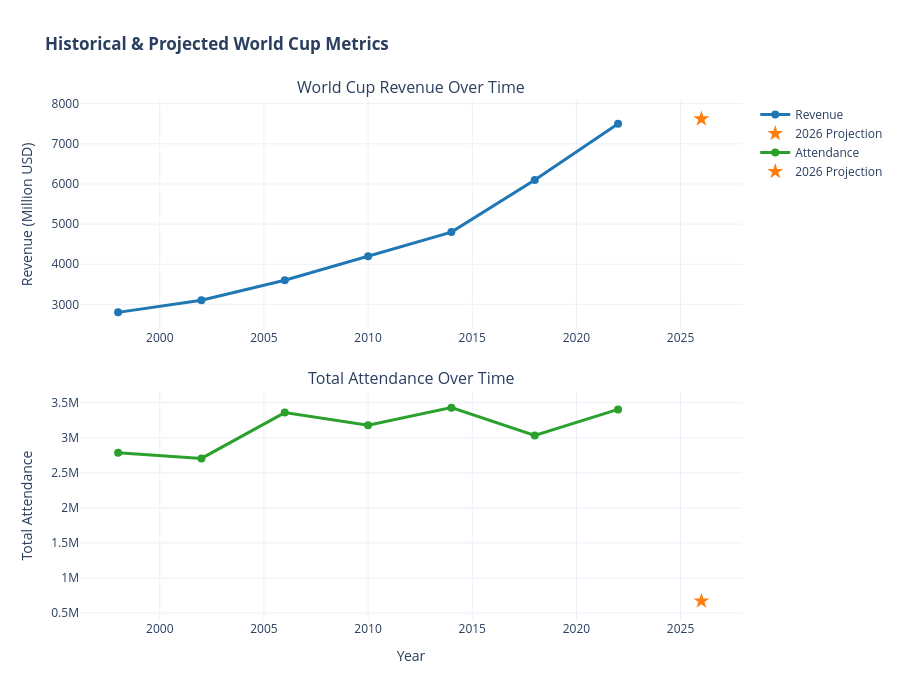

The notebook cell this image was saved under:
### Markdown cell above
## 1. Revenue & Attendance Timeline (Interactive)

### Code cell
# Prepare historical timeline
historical_sorted = historical_wc.sort_values('Year')

# Create interactive line chart
fig = make_subplots(
    rows=2, cols=1,
    subplot_titles=('World Cup Revenue Over Time', 'Total Attendance Over Time'),
    specs=[[{'secondary_y': False}], [{'secondary_y': False}]],
    vertical_spacing=0.12
)

# Revenue trend
fig.add_trace(
    go.Scatter(
        x=historical_sorted['Year'],
        y=historical_sorted['Revenue_Millions_USD'],
        mode='lines+markers',
        name='Revenue',
        line=dict(color='#1f77b4', width=3),
        marker=dict(size=8),
        hovertemplate='<b>%{x}</b><br>Revenue: $%{y:,.0f}M<extra></extra>'
    ),
    row=1, col=1
)

# Add 2026 projection
fig.add_trace(
    go.Scatter(
        x=[2026],
        y=[7621],
        mode='markers',
        name='2026 Projection',
        marker=dict(size=12, color='#ff7f0e', symbol='star'),
        hovertemplate='<b>2026 (Projected)</b><br>Revenue: $7,621M<extra></extra>'
    ),
    row=1, col=1
)

# Attendance trend
fig.add_trace(
    go.Scatter(
        x=historical_sorted['Year'],
        y=historical_sorted['Total_Attendance'],
        mode='lines+markers',
        name='Attendance',
        line=dict(color='#2ca02c', width=3),
        marker=dict(size=8),
        hovertemplate='<b>%{x}</b><br>Attendance: %{y:,.0f}<extra></extra>'
    ),
    row=2, col=1
)

# Add 2026 projection
fig.add_trace(
    go.Scatter(
        x=[2026],
        y=[670269],
        mode='markers',
        name='2026 Projection',
        marker=dict(size=12, color='#ff7f0e', symbol='star'),
        hovertemplate='<b>2026 (Projected)</b><br>Attendance: 670,269<extra></extra>'
    ),
    row=2, col=1
)

fig.update_xaxes(title_text='Year', row=2, col=1)
fig.update_yaxes(title_text='Revenue (Million USD)', row=1, col=1)
fig.update_yaxes(title_text='Total Attendance', row=2, col=1)

fig.update_layout(
    title='<b>Historical & Projected World Cup Metrics</b>',
    height=700,
    hovermode='x unified',
    template='plotly_white',
    showlegend=True
)

fig.show()
fig.write_html('../data/processed/01_historical_timeline.html')
print("✅ Timeline dashboard saved!")

### Figure 1 — Plotly figure (JSON) as saved in the notebook; plotly's stock layout.template omitted (floating-point values rounded to 4 significant figures)
{"data": [{"hovertemplate": "<b>%{x}</b><br>Revenue: $%{y:,.0f}M<extra></extra>", "line": {"color": "#1f77b4", "width": 3}, "marker": {"size": 8}, "mode": "lines+markers", "name": "Revenue", "type": "scatter", "x": [1998, 2002, 2006, 2010, 2014, 2018, 2022], "xaxis": "x", "y": [2800, 3100, 3600, 4200, 4800, 6100, 7500], "yaxis": "y"}, {"hovertemplate": "<b>2026 (Projected)</b><br>Revenue: $7,621M<extra></extra>", "marker": {"color": "#ff7f0e", "size": 12, "symbol": "star"}, "mode": "markers", "name": "2026 Projection", "type": "scatter", "x": [2026], "xaxis": "x", "y": [7621], "yaxis": "y"}, {"hovertemplate": "<b>%{x}</b><br>Attendance: %{y:,.0f}<extra></extra>", "line": {"color": "#2ca02c", "width": 3}, "marker": {"size": 8}, "mode": "lines+markers", "name": "Attendance", "type": "scatter", "x": [1998, 2002, 2006, 2010, 2014, 2018, 2022], "xaxis": "x2", "y": [2785100, 2705197, 3359439, 3178856, 3429873, 3031768, 3404252], "yaxis": "y2"}, {"hovertemplate": "<b>2026 (Projected)</b><br>Attendance: 670,269<extra></extra>", "marker": {"color": "#ff7f0e", "size": 12, "symbol": "star"}, "mode": "markers", "name": "2026 Projection", "type": "scatter", "x": [2026], "xaxis": "x2", "y": [670269], "yaxis": "y2"}], "layout": {"annotations": [{"font": {"size": 16}, "showarrow": false, "text": "World Cup Revenue Over Time", "x": 0.5, "xanchor": "center", "xref": "paper", "y": 1, "yanchor": "bottom", "yref": "paper"}, {"font": {"size": 16}, "showarrow": false, "text": "Total Attendance Over Time", "x": 0.5, "xanchor": "center", "xref": "paper", "y": 0.44, "yanchor": "bottom", "yref": "paper"}], "height": 700, "hovermode": "x unified", "showlegend": true, "title": {"text": "<b>Historical & Projected World Cup Metrics</b>"}, "xaxis": {"anchor": "y", "domain": [0, 1]}, "xaxis2": {"anchor": "y2", "domain": [0, 1], "title": {"text": "Year"}}, "yaxis": {"anchor": "x", "domain": [0.56, 1], "title": {"text": "Revenue (Million USD)"}}, "yaxis2": {"anchor": "x2", "domain": [0, 0.44], "title": {"text": "Total Attendance"}}}}
